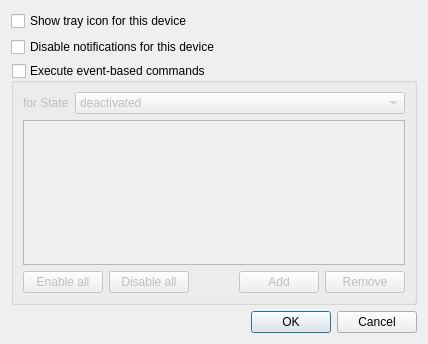
<?xml version="1.0" encoding="UTF-8"?>
<ui version="4.0">
 <class>devset</class>
 <widget class="QDialog" name="devset">
  <property name="geometry">
   <rect>
    <x>0</x>
    <y>0</y>
    <width>428</width>
    <height>344</height>
   </rect>
  </property>
  <layout class="QVBoxLayout" name="verticalLayout_2">
   <item>
    <widget class="QCheckBox" name="trayiconCheckBox">
     <property name="text">
      <string>Show tray icon for this device</string>
     </property>
    </widget>
   </item>
   <item>
    <widget class="QCheckBox" name="disableNotificationsCheck">
     <property name="text">
      <string>Disable notifications for this device</string>
     </property>
    </widget>
   </item>
   <item>
    <widget class="QGroupBox" name="scriptBox">
     <property name="title">
      <string>Execute event-based commands</string>
     </property>
     <property name="checkable">
      <bool>true</bool>
     </property>
     <property name="checked">
      <bool>false</bool>
     </property>
     <layout class="QVBoxLayout" name="verticalLayout">
      <item>
       <layout class="QFormLayout" name="formLayout">
        <item row="0" column="0">
         <widget class="QLabel" name="label">
          <property name="text">
           <string>for State</string>
          </property>
         </widget>
        </item>
        <item row="0" column="1">
         <widget class="QComboBox" name="stateCombo">
          <property name="currentIndex">
           <number>0</number>
          </property>
          <item>
           <property name="text">
            <string>deactivated</string>
           </property>
          </item>
          <item>
           <property name="text">
            <string>activated</string>
           </property>
          </item>
          <item>
           <property name="text">
            <string>got carrier</string>
           </property>
          </item>
          <item>
           <property name="text">
            <string>got carrier but not fully configured</string>
           </property>
          </item>
          <item>
           <property name="text">
            <string>up</string>
           </property>
          </item>
         </widget>
        </item>
       </layout>
      </item>
      <item>
       <widget class="QListView" name="commandList"/>
      </item>
      <item>
       <layout class="QHBoxLayout" name="horizontalLayout">
        <item>
         <widget class="QPushButton" name="enableAllButton">
          <property name="text">
           <string>Enable all</string>
          </property>
         </widget>
        </item>
        <item>
         <widget class="QPushButton" name="disableAllButton">
          <property name="text">
           <string>Disable all</string>
          </property>
         </widget>
        </item>
        <item>
         <spacer name="spacer">
          <property name="orientation">
           <enum>Qt::Horizontal</enum>
          </property>
          <property name="sizeType">
           <enum>QSizePolicy::MinimumExpanding</enum>
          </property>
          <property name="sizeHint" stdset="0">
           <size>
            <width>40</width>
            <height>20</height>
           </size>
          </property>
         </spacer>
        </item>
        <item>
         <widget class="QPushButton" name="addButton">
          <property name="text">
           <string>Add</string>
          </property>
         </widget>
        </item>
        <item>
         <widget class="QPushButton" name="removeButton">
          <property name="text">
           <string>Remove</string>
          </property>
         </widget>
        </item>
       </layout>
      </item>
     </layout>
    </widget>
   </item>
   <item>
    <widget class="QDialogButtonBox" name="buttonBox">
     <property name="orientation">
      <enum>Qt::Horizontal</enum>
     </property>
     <property name="standardButtons">
      <set>QDialogButtonBox::Cancel|QDialogButtonBox::Ok</set>
     </property>
    </widget>
   </item>
  </layout>
 </widget>
 <resources/>
 <connections>
  <connection>
   <sender>buttonBox</sender>
   <signal>accepted()</signal>
   <receiver>devset</receiver>
   <slot>accept()</slot>
   <hints>
    <hint type="sourcelabel">
     <x>248</x>
     <y>254</y>
    </hint>
    <hint type="destinationlabel">
     <x>157</x>
     <y>274</y>
    </hint>
   </hints>
  </connection>
  <connection>
   <sender>buttonBox</sender>
   <signal>rejected()</signal>
   <receiver>devset</receiver>
   <slot>reject()</slot>
   <hints>
    <hint type="sourcelabel">
     <x>316</x>
     <y>260</y>
    </hint>
    <hint type="destinationlabel">
     <x>286</x>
     <y>274</y>
    </hint>
   </hints>
  </connection>
 </connections>
</ui>
